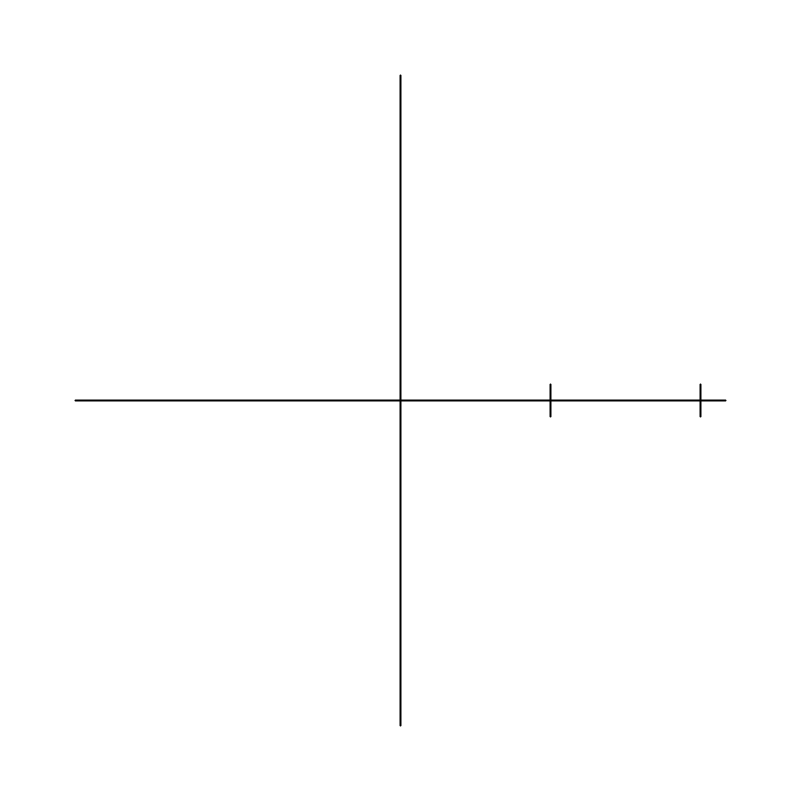
Frame 1 (no input)
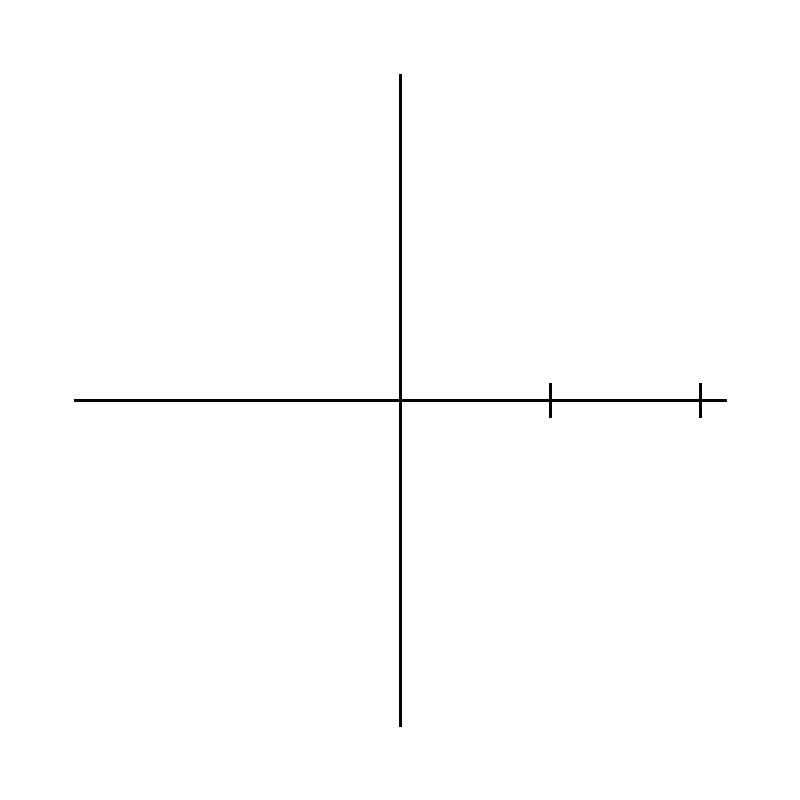
Frame 60 (the mouse pressed at the canvas centre just before this capture)
Frame 120 (the mouse held since frame 60 and released just before this capture): identical to frame 60, image omitted

The Processing sketch that drew these frames (run headless with seeded random() and noise(); from frame 60 on, the mouse is pressed at the canvas centre):

// Processing sketch: processing_146722
// ── processing_146722.pde

// Pressing Control-R will render this sketch.

int i = 0; 
int HEIGHT=800;
int WIDTH=800;
void setup() {  // this is run once.   
    
    // set the background color
    background(255);
    
    // canvas size (Integers only, please.)
    size(800, 800); 
      
    // smooth edges
    smooth();
    
    // limit the number of frames per second
    frameRate(30);
    
    // set the width of the line. 
    strokeWeight(12);
} 
void draw_graph(){
    strokeWeight(6);
    line(400, 100, 400, 700 );
    line(100, 400, 700, 400 );
}
void draw() {  // this is run repeatedly.  

    // set the color
    //stroke(random(50), random(255), random(255), 100);
    
    // draw the line
    //line(400, 100, 400, 700 );
  //  line(100, 400, 700, 400 );
  draw_graph(800, 0, 0, 2);
    
    // move over a pixel
    if (i < width) {
        i++;
    } else {
        i = 0; 
    }
}

void draw_graph(int size, int xOrigin, int yOrigin, int max){
    strokeWeight(2);
    int axisLength=(size-size/4)/2;
    int extra=size/32;
    int tickSpacing=axisLength/(max);
    int tickLength=size/50;
    int centerx=size/2;
    int centery=size/2;
    line(size/2, size/8-extra, size/2, size-size/8+extra );   //y axis
    line(size/8-extra, size/2, size-size/8+extra, size/2 );   //x axis
    for (int i = 1; i <= max; i = i+1) {
        line(centerx+i*tickSpacing,centery-tickLength,centerx+i*tickSpacing,centery+tickLength);
    }
    
}
